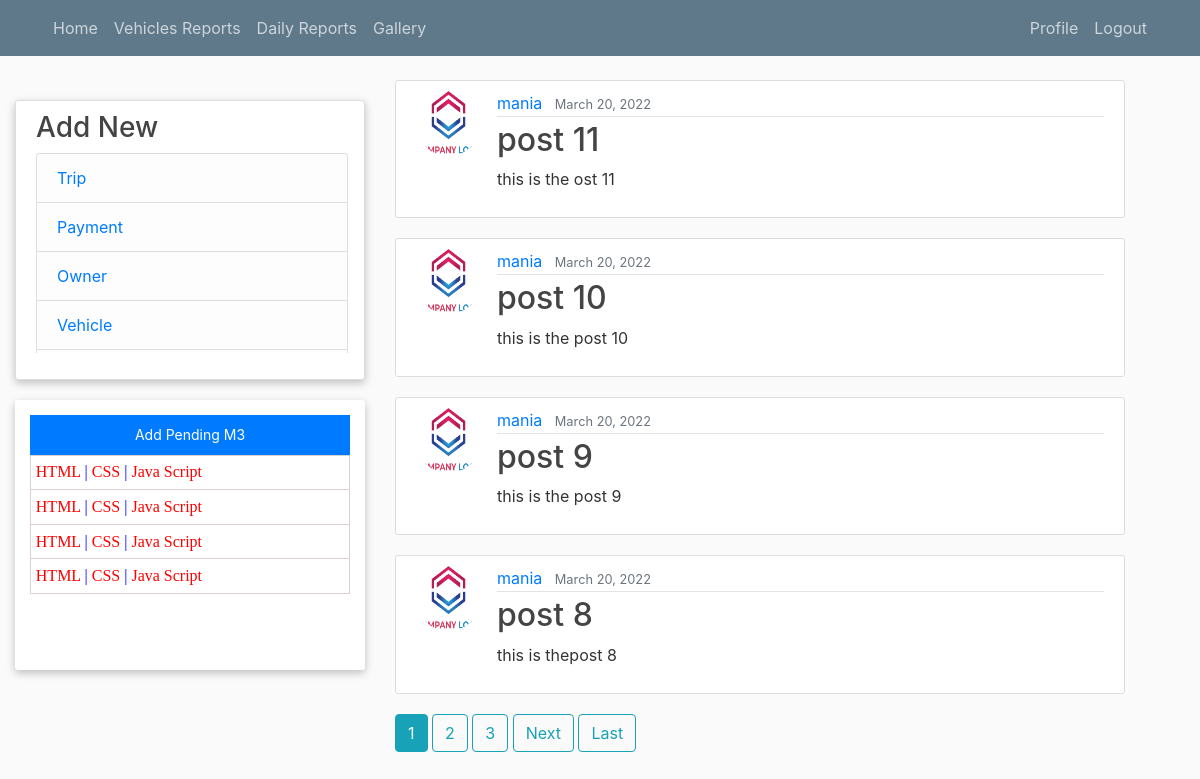
/home1/ (signed in), run on the app's committed database.
### blog/models.py (models this page shows, shortened)
class Post(models.Model):
    title = models.CharField(max_length=100)
    content = models.TextField()
    date_posted = models.DateTimeField(default=timezone.now)
    author = models.ForeignKey(User, on_delete=models.CASCADE)

class Profile(models.Model):
    user = models.OneToOneField(User, on_delete=models.CASCADE)
    image = models.ImageField(default='logo.png', upload_to='profile_pics')

### blog/views.py (the view)
# urls.py: path('home1/', PostListView.as_view(), name='blog-home'),
class PostListView(LoginRequiredMixin, ListView):
    model = Post
    template_name = 'blog/home.html'  # <app>/<model>_<viewtype>.html
    context_object_name = 'posts'
    ordering = ['-date_posted']
    paginate_by = 4

### blog/templates/blog/home.html (shortened to what this page needs)
{% extends "blog/base.html" %}
{% block content %}
    {% for post in posts %}
        <article class="media content-section">
          <img class="rounded-circle article-img" src="{{ post.author.profile.image.url }}">
          <div class="media-body">
            <div class="article-metadata">
              <a class="mr-2" href="{% url 'user-posts' post.author.username %}">{{ post.author }}</a>
              <small class="text-muted">{{ post.date_posted|date:"F d, Y" }}</small>
            </div>
            <h2><a class="article-title" href="{% url 'post-detail' post.id %}">{{ post.title }}</a></h2>
            <p class="article-content">{{ post.content }}</p>
          </div>
        </article>
    {% endfor %}
    {% if is_paginated %}
      {% for num in page_obj.paginator.page_range %}
        {% if page_obj.number == num %}
          <a class="btn btn-info mb-4" href="?page={{ num }}">{{ num }}</a>
        {% elif num > page_obj.number|add:'-3' and num < page_obj.number|add:'3' %}
          <a class="btn btn-outline-info mb-4" href="?page={{ num }}">{{ num }}</a>
        {% endif %}
      {% endfor %}
      {% if page_obj.has_next %}
        <a class="btn btn-outline-info mb-4" href="?page={{ page_obj.next_page_number }}">Next</a>
        <a class="btn btn-outline-info mb-4" href="?page={{ page_obj.paginator.num_pages }}">Last</a>
      {% endif %}
    {% endif %}
{% endblock content %}

### blog/static/blog/main.css (style rules this page uses)
body { background: #fafafa; color: #333333; margin-top: 5rem; }
h1, h2, h3, h4, h5, h6 { color: #444444; }
.content-section { background: #ffffff; padding: 10px 20px; border: 1px solid #dddddd; border-radius: 3px; margin-bottom: 20px; }
.article-title { color: #444444; }
.article-content { white-space: pre-line; }
.article-img { height: 65px; width: 65px; margin-right: 16px; }
.article-metadata { padding-bottom: 1px; margin-bottom: 4px; border-bottom: 1px solid #e3e3e3 }

### data on the page
Post: author.profile.image (picture), author "mania", date_posted "March 20, 2022", title "post 11", content "this is the ost 11"
Post: author.profile.image (picture), author "mania", date_posted "March 20, 2022", title "post 10", content "this is the post 10"
Post: author.profile.image (picture), author "mania", date_posted "March 20, 2022", title "post 9", content "this is the post 9"
Post: author.profile.image (picture), author "mania", date_posted "March 20, 2022", title "post 8", content "this is thepost 8"

### other printed values
{{ num }} "1"
{{ num }} "2" "3"
